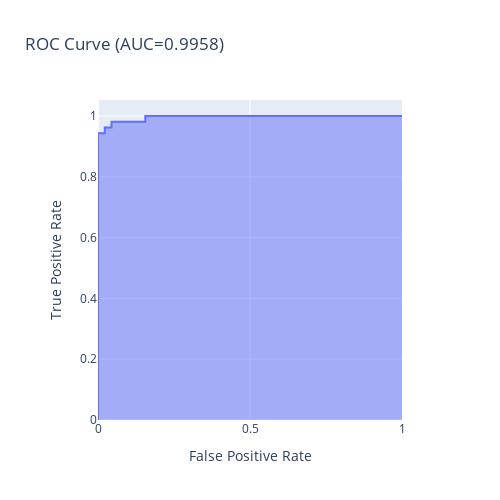

This figure's notebook cell:
### Markdown cell above
La matriz de confusión muestra que el modelo logístico solo tuvo 3 falsos negativos y 2 falsos positivos.

### Code cell
fpr, tpr, thresholds = roc_curve(y_test, grid.decision_function(X_test))
fig = px.area(
    x=fpr, y=tpr,
    title=f'ROC Curve (AUC={auc(fpr, tpr):.4f})',
    labels=dict(x='False Positive Rate', y='True Positive Rate'),
    width=500, height=500)
fig.update_yaxes(scaleanchor="x", scaleratio=1)
fig.update_xaxes(constrain='domain')
fig.show()

### Figure 1 — Plotly figure (JSON) as saved in the notebook; plotly's stock layout.template omitted (floating-point values rounded to 4 significant figures)
{"data": [{"fillpattern": {"shape": ""}, "hovertemplate": "False Positive Rate=%{x}<br>True Positive Rate=%{y}<extra></extra>", "legendgroup": "", "line": {"color": "#636efa"}, "marker": {"symbol": "circle"}, "mode": "lines", "name": "", "orientation": "v", "showlegend": false, "stackgroup": "1", "type": "scatter", "x": [0, 0, 0, 0.02222, 0.02222, 0.04444, 0.04444, 0.1556, 0.1556, 1], "xaxis": "x", "y": [0, 0.01887, 0.9434, 0.9434, 0.9623, 0.9623, 0.9811, 0.9811, 1, 1], "yaxis": "y"}], "layout": {"height": 500, "legend": {"tracegroupgap": 0}, "title": {"text": "ROC Curve (AUC=0.9958)"}, "width": 500, "xaxis": {"anchor": "y", "constrain": "domain", "domain": [0, 1], "title": {"text": "False Positive Rate"}}, "yaxis": {"anchor": "x", "domain": [0, 1], "scaleanchor": "x", "scaleratio": 1, "title": {"text": "True Positive Rate"}}}}
